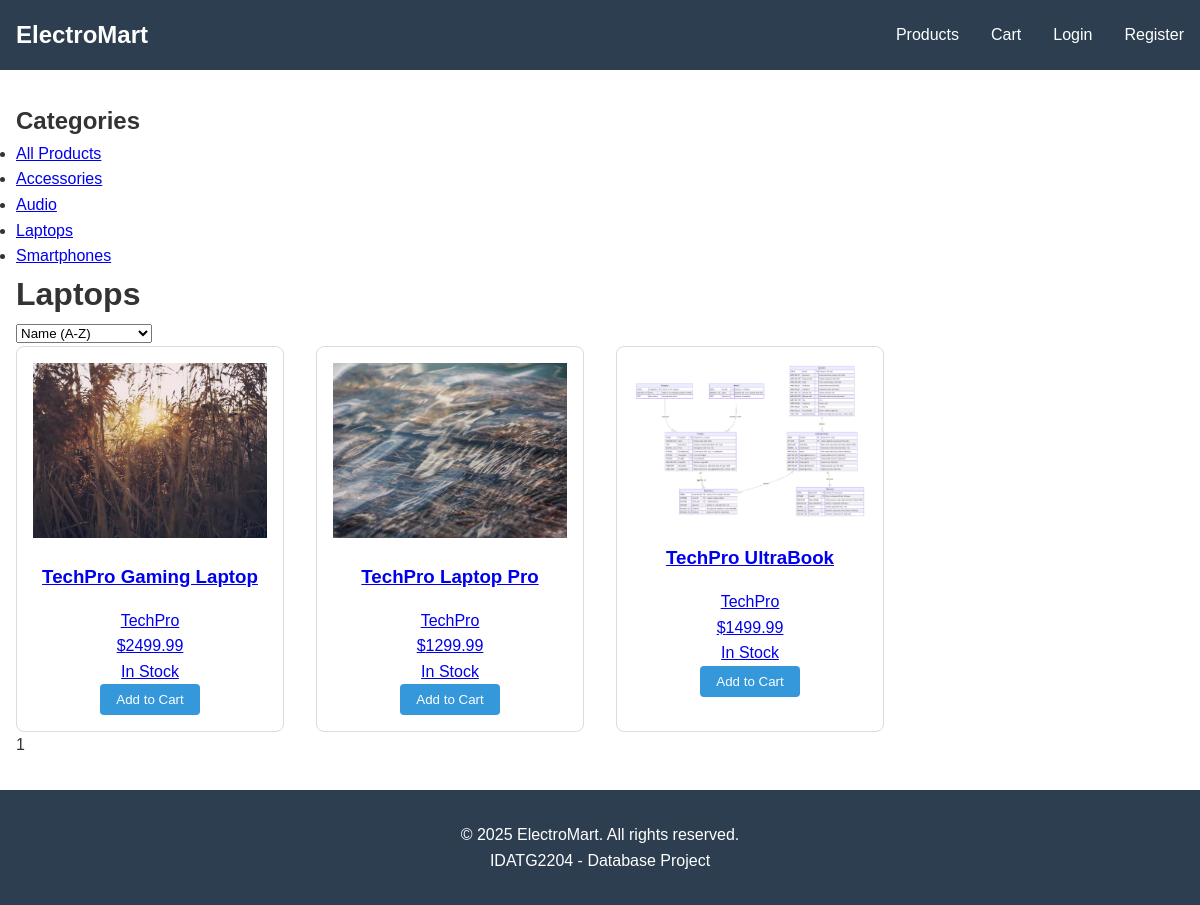
The page /products?category_id=1 on the database its author committed.
### app/models.py (models this page shows)
class Category(db.Model):
    __tablename__ = 'categories'
    CategoryID = db.Column(db.Integer, primary_key=True)
    Name = db.Column(db.String(100), nullable=False, unique=True)
    Description = db.Column(db.Text)
    products = db.relationship('Product', backref='category', lazy=True)

class Product(db.Model):
    __tablename__ = 'products'
    ProductID = db.Column(db.Integer, primary_key=True)
    Name = db.Column(db.String(255), nullable=False)
    Description = db.Column(db.Text, nullable=False)
    Price = db.Column(db.Numeric(10, 2), nullable=False)
    StockQuantity = db.Column(db.Integer, nullable=False, default=0)
    CategoryID = db.Column(db.Integer, db.ForeignKey('categories.CategoryID'), nullable=False)
    BrandID = db.Column(db.Integer, db.ForeignKey('brands.BrandID'), nullable=False)
    ImageURL = db.Column(db.String(255))
    DateAdded = db.Column(db.DateTime(timezone=True), default=datetime.utcnow)
    LastUpdated = db.Column(db.DateTime(timezone=True), default=datetime.utcnow, onupdate=datetime.utcnow)
    order_items = db.relationship('OrderItem', backref='product', lazy=True)

class Brand(db.Model):
    __tablename__ = 'brands'
    BrandID = db.Column(db.Integer, primary_key=True)
    Name = db.Column(db.String(100), nullable=False, unique=True)
    Description = db.Column(db.Text)
    products = db.relationship('Product', backref='brand', lazy=True)

### app/routes.py (the view)
@bp.route('/products')
def products():
    page = request.args.get('page', 1, type=int)
    category_id = request.args.get('category_id', type=int)
    sort = request.args.get('sort', 'name_asc')
    query = Product.query
    current_category_name = "All Products"
    if category_id:
        category = Category.query.get_or_404(category_id)
        query = query.filter(Product.CategoryID == category_id)
        current_category_name = category.Name
    if sort == 'name_desc':
        query = query.order_by(Product.Name.desc())
    elif sort == 'price_asc':
        query = query.order_by(Product.Price.asc())
    elif sort == 'price_desc':
        query = query.order_by(Product.Price.desc())
    elif sort == 'newest':
        query = query.order_by(Product.DateAdded.desc())
    else:  # name_asc
        query = query.order_by(Product.Name.asc())
    try:
        products_pagination = query.paginate(page=page, per_page=12, error_out=False)
        products_on_page = products_pagination.items
    except Exception as e:
        flash('Could not load products at the moment.', 'warning')
        products_pagination = None
        products_on_page = []
    categories = Category.query.order_by(Category.Name.asc()).all()
    return render_template('products.html',
                           title='Products',
                           products=products_on_page,
                           pagination=products_pagination,
                           categories=categories,
                           current_category_name=current_category_name,
                           selected_category_id=category_id)

### app/templates/products.html (shortened to what this page needs)
{% extends "base.html" %}
{% block content %}
<div class="products-container">
    <div class="sidebar">
        <h2>Categories</h2>
        <ul class="category-list">
            <li {% if not selected_category_id %}class="active"{% endif %}>
                <a href="{{ url_for('main_routes.products') }}">All Products</a>
            </li>
            {% for category in categories %}
                <li {% if selected_category_id == category.CategoryID %}class="active"{% endif %}>
                    <a href="{{ url_for('main_routes.products', category_id=category.CategoryID) }}">
                        {{ category.Name }}
                    </a>
                </li>
            {% endfor %}
        </ul>
    </div>
    <div class="main-content">
        <div class="products-header">
            <h1>{{ current_category_name }}</h1>
            <div class="sort-filter">
                <select name="sort" id="sort-select" onchange="updateSort(this.value)">
                    <option value="name_asc">Name (A-Z)</option>
                </select>
            </div>
        </div>
        {% if products %}
            <div class="product-grid">
                {% for product in products %}
                    <div class="product-card">
                        <a href="{{ url_for('main_routes.product_detail', product_id=product.ProductID) }}" class="product-link">
                            <div class="product-image">
                                {% if product.ImageURL %}
                                    <img src="{{ product.ImageURL }}" alt="{{ product.Name }}">
                                {% else %}
                                    <img src="{{ url_for('static', filename='images/placeholder.png') }}" alt="No image available">
                                {% endif %}
                            </div>
                            <div class="product-info">
                                <h3>{{ product.Name }}</h3>
                                <p class="product-brand">{{ product.brand.Name }}</p>
                                <p class="product-price">${{ "%.2f"|format(product.Price) }}</p>
                                {% if product.StockQuantity > 0 %}
                                    <p class="stock in-stock">In Stock</p>
                                {% else %}
                                    <p class="stock out-of-stock">Out of Stock</p>
                                {% endif %}
                            </div>
                        </a>
                        {% if product.StockQuantity > 0 %}
                            <form action="{{ url_for('main_routes.add_to_cart', product_id=product.ProductID) }}" method="POST" class="add-to-cart-form">
                                <button type="submit" class="btn btn-primary">Add to Cart</button>
                            </form>
                        {% else %}
                            <button class="btn btn-disabled" disabled>Out of Stock</button>
                        {% endif %}
                    </div>
                {% endfor %}
            </div>
            {% if pagination %}
                <div class="pagination">
                    {% for page_num in pagination.iter_pages(left_edge=2, left_current=2, right_current=3, right_edge=2) %}
                        {% if page_num %}
                            {% if page_num == pagination.page %}
                                <span class="current-page">{{ page_num }}</span>
                            {% else %}
                                <a href="{{ url_for('main_routes.products', page=page_num, category_id=selected_category_id) }}" class="page-num">{{ page_num }}</a>
                            {% endif %}
                        {% else %}
                            <span class="ellipsis">…</span>
                        {% endif %}
                    {% endfor %}
                </div>
            {% endif %}
        {% else %}
            <div class="no-products">
                <p>No products found in this category.</p>
            </div>
        {% endif %}
    </div>
</div>
{% endblock %}

### app/static/css/style.css (style rules this page uses)
* { margin: 0; padding: 0; box-sizing: border-box; }
body { font-family: Arial, sans-serif; line-height: 1.6; color: #333; }
.product-grid { display: grid; grid-template-columns: repeat(auto-fill, minmax(250px, 1fr)); gap: 2rem; }
.product-card { border: 1px solid #ddd; border-radius: 8px; padding: 1rem; text-align: center; }
.product-card img { max-width: 100%; height: auto; }
.product-card h3 { margin: 1rem 0; }
.btn { display: inline-block; padding: 0.5rem 1rem; border: none; border-radius: 4px; cursor: pointer; text-decoration: none; }
.btn-primary { background-color: #3498db; color: white; }

### rows shown on the page
Category: Name "Accessories"
Category: Name "Audio"
Category: Name "Laptops"
Category: Name "Smartphones"
Product: ImageURL (picture), Name "TechPro Gaming Laptop", brand.Name "TechPro", Price "2499.99", StockQuantity "In Stock"
Product: ImageURL (picture), Name "TechPro Laptop Pro", brand.Name "TechPro", Price "1299.99", StockQuantity "In Stock"
Product: shows a picture, Name "TechPro UltraBook", brand.Name "TechPro", Price "1499.99", StockQuantity "In Stock"

### other values the page prints
{{ page_num }} "1"
